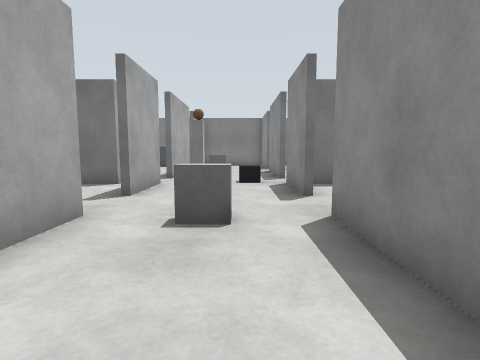
view 1 (above)

23 first-person views from a walk through a Gazebo world. The camera is 1 m above the floor, tilts 6° down and sees 80° across. The floor is counted in squares, 1 m on a side. Each view is taken from the middle of a square. On the plan, view 1 faces up. The plan holds only what a view shows up to about 12 squares ahead; the rest is blank. The place goes on beyond the plan.

view 2
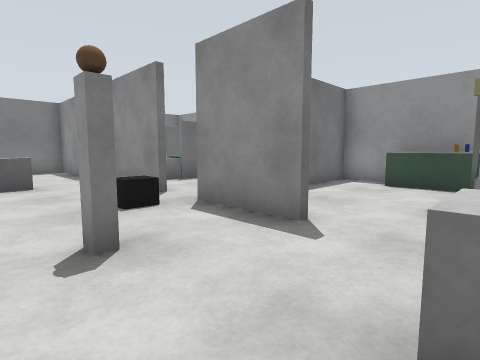

view 3
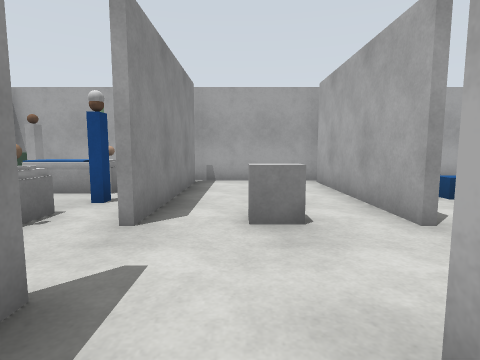

view 4
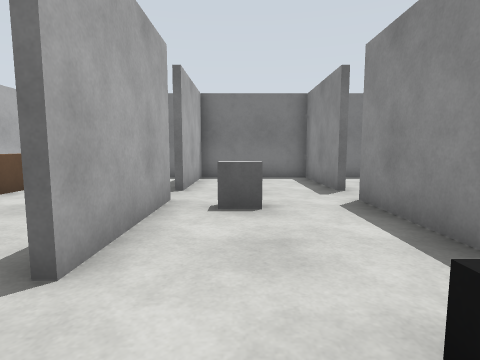

view 5
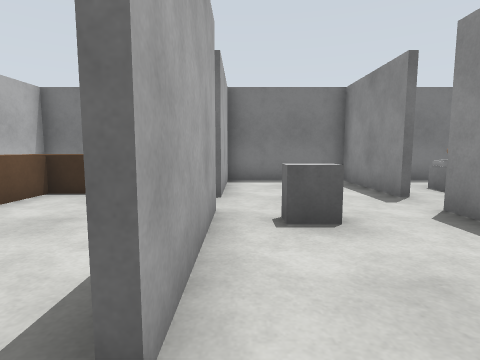

view 6
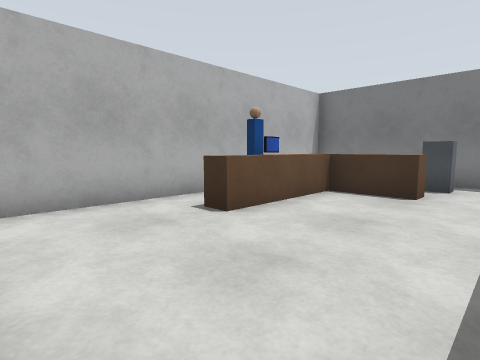

view 7
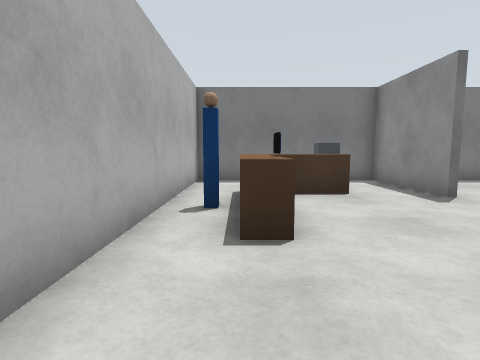

view 8
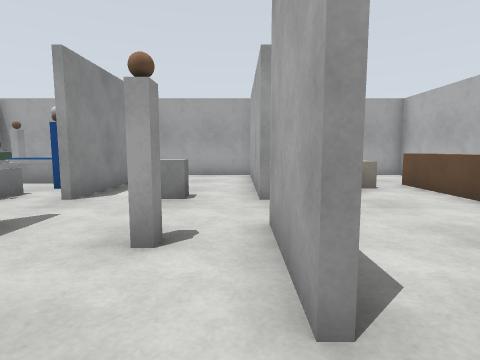

view 9
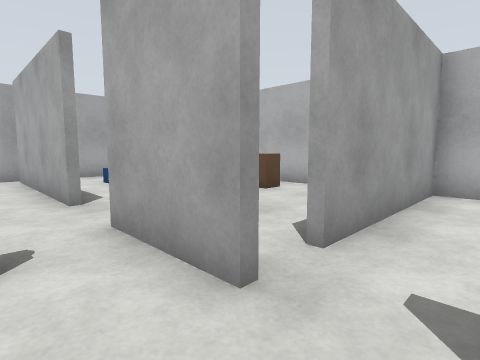

view 10
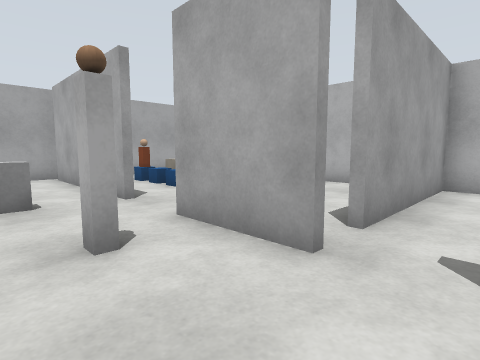

view 11
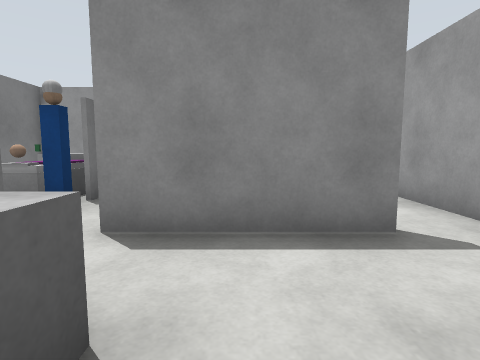

view 12
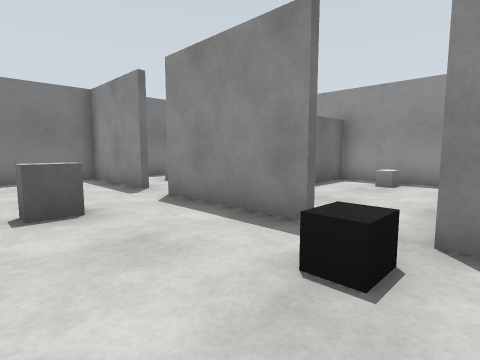

view 13
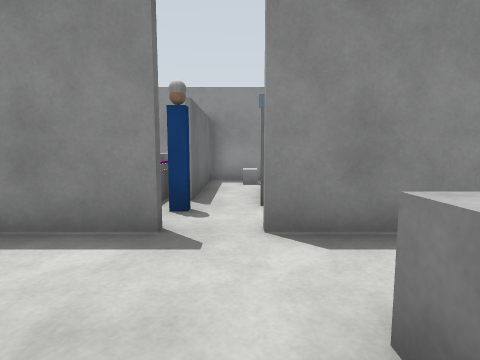

view 14
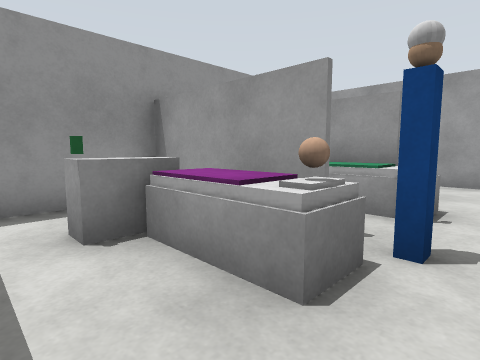

view 15
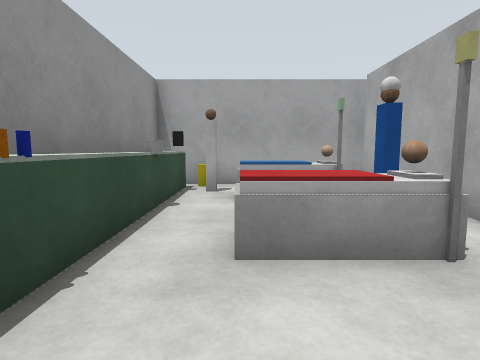

view 16
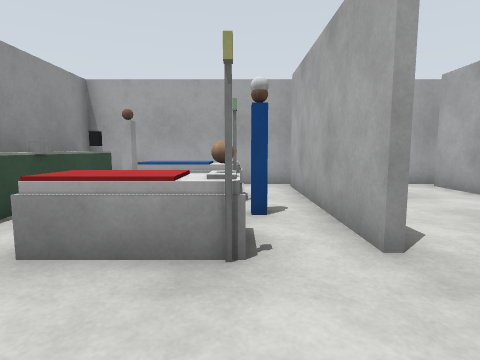

view 17
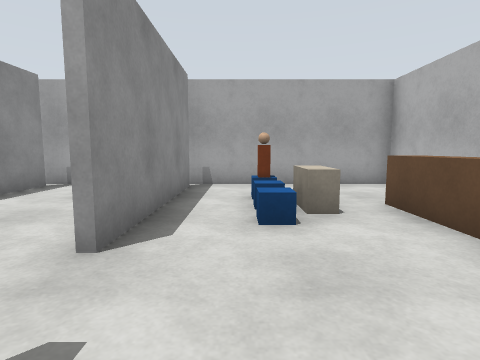

view 18
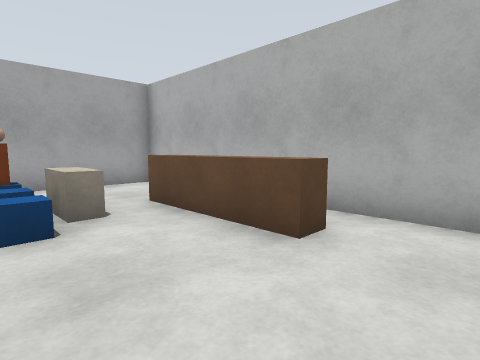

view 19
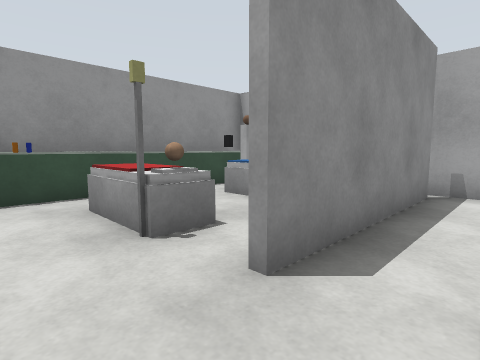

view 20
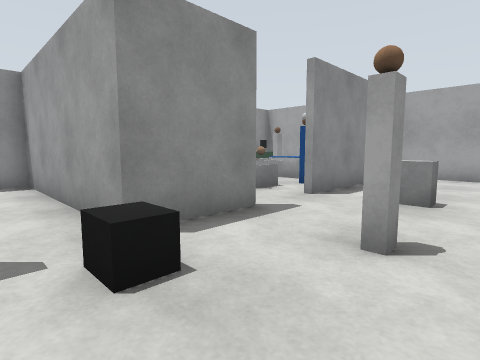

view 21
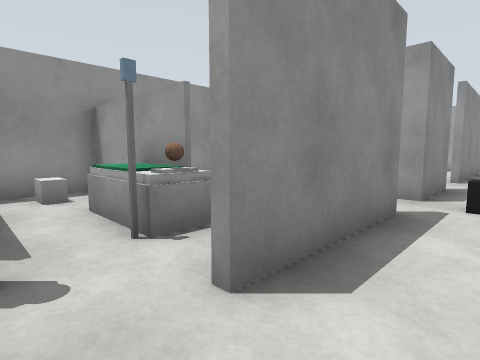

view 22
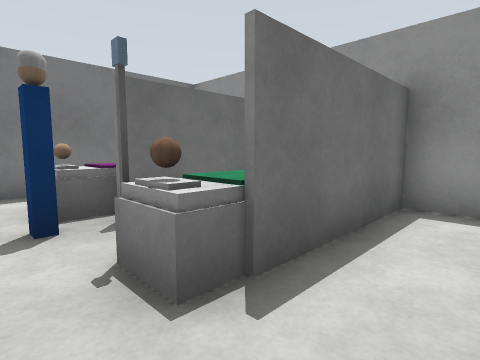

view 23
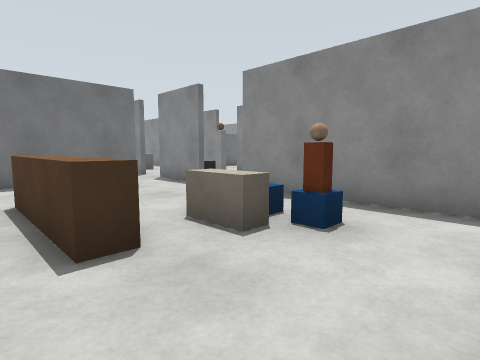

### Floor plan
Points are (right, up) in squares from view 1. A wall is a line through its corners. A room is listed if a view was taken in it or the views show most of it. See-through windows are left out.
Room 1 (views 1, 2, 3, 4, 5, 8, 9, 10, 11, 12, 13, 19, 20, 21)
walls: (-2.4, 8.6) (-2.4, 6.1); (1.4, 10) (1.4, 13.8); (1.4, 6.1) (1.4, 8.6); (-2.4, 4.4) (-2.4, -1); (-2.4, 13.8) (-2.4, 10); (1.4, 14.9) (1.4, 18.4) (-3, 18.4); (-2.4, 18.5) (-2.4, 15); (1.4, -1) (1.4, 4.4); (-3, -1.4) (1, -1.4)
ways out: opening at (-3, 9.5) to room 2; opening at (-3, 14) to room 2; opening at (1, 5.5) to room 4; gap at (1, -1) to room 4; opening at (-3, 5.5) to room 5; gap at (-3, -1) to room 5; opening at (1, 9.5) to room 6; opening at (1, 14) to room 6
objects: grey box (-1, 4) to (0, 4); white post (-1, 7); grey box (-1, 13); black box (0, 9)
Room 2 (views 6, 7)
walls: (-2.6, 14.9) (-2.6, 18.5); (-8.4, 11.5) (-8.4, 8.6) (-3.5, 8.6); (-2.6, 10) (-2.6, 10.6); (-3, 18.4) (-6.4, 18.4)
low walls: (-6.4, 15.2) (-6.4, 12.1) (-7, 12.1)
ways out: opening at (-3, 9.5) to room 1; opening at (-3, 14) to room 1; opening at (-8, 12.5) to room 7; opening at (-7, 17.5) to room 8
objects: black box (-6, 13); brown box (-6, 16) to (-5, 16); filing cabinet (-5, 17) to (-4, 17)
Room 3 (view 14)
walls: (3.5, 15) (7.5, 15); (7.4, 18.4) (2.5, 18.4); (7.4, 14.9) (7.4, 17.6)
ways out: opening at (2.5, 15) to room 6
objects: person (3, 15); beige ball (3, 16); bed (4, 16) to (5, 16); green box (5, 17); white box (6, 16) to (6, 17)
Room 4 (views 15, 16)
walls: (1.6, 4.4) (1.6, -1); (7.4, 2.1) (7.4, 8); (1, -1.4) (7.4, -1.4) (7.4, -0.4); (2.8, 8.4) (2.1, 8.4); (7.5, 8.4) (5.1, 8.4)
ways out: opening at (1, 5.5) to room 1; gap at (1, -1) to room 1
objects: other object (3, 1); person (3, 2); beige ball (3, 3); bed (3, 4) to (5, 4); bed (4, 1) to (5, 1); bin (6, -1); black box (6, 0) to (7, 0); bench (7, 1); grey cylinder (7, 2); bench (7, 3) to (7, 4); orange cylinder (7, 5); bench (7, 6)
Room 5 (views 17, 18, 23)
walls: (-8.4, 6.8) (-8.4, -1.4) (-3, -1.4); (-2.6, 6.1) (-2.6, 8.6); (-2.6, -1) (-2.6, 4.4); (-3.5, 8.4) (-7.2, 8.4)
ways out: opening at (-3, 5.5) to room 1; gap at (-3, -1) to room 1
objects: counter (-7, 2) to (-7, 5); grey box (-5, 2); blue box (-4, 0); person (-4, 1); blue box (-4, 2); blue box (-4, 3)
Room 6 (view 22)
walls: (4.4, 12.5) (7.5, 12.5); (1.4, 8.6) (7.5, 8.6); (7.5, 12.4) (4.9, 12.4); (7.4, 8) (7.4, 14.9); (7.2, 14.9) (3.5, 14.9)
ways out: opening at (1, 9.5) to room 1; opening at (1, 14) to room 1; opening at (2.5, 15) to room 3
objects: brown ball (3, 13); other object (3, 14); bed (4, 13) to (5, 13); white box (6, 11) to (7, 11); white box (6, 14) to (7, 14)
Room 7 (no view inside)
walls: (-8.4, 16.4) (-8.4, 11.5)
ways out: opening at (-8, 12.5) to room 2; opening at (-8, 15.5) to room 8
objects: person (-7, 14)
Room 8 (no view inside)
walls: (-6.4, 18.4) (-8.4, 18.4) (-8.4, 16.4)
ways out: opening at (-7, 17.5) to room 2; opening at (-8, 15.5) to room 7

Where each view was taken, in squares from view 1:
view 1: 0 up, 0 right, facing up
view 2: 4 up, 2 left, facing up-right
view 3: 8 up, 0 right, facing down
view 4: 8 up, 1 left, facing up
view 5: 9 up, 2 left, facing up
view 6: 9 up, 3 left, facing up-left
view 7: 9 up, 7 left, facing up
view 8: 10 up, 2 left, facing down
view 9: 10 up, 1 left, facing down-left
view 10: 10 up, 0 right, facing down-left
view 11: 12 up, 2 left, facing right
view 12: 8 up, 2 left, facing up-right
view 13: 14 up, 2 left, facing right
view 14: 18 up, 2 right, facing down-right
view 15: 7 up, 5 right, facing down
view 16: 7 up, 3 right, facing down
view 17: 7 up, 4 left, facing down
view 18: 7 up, 4 left, facing down-left
view 19: 6 up, 0 right, facing down-right
view 20: 10 up, 2 left, facing down-right
view 21: 15 up, 0 right, facing down-right
view 22: 11 up, 2 right, facing up-right
view 23: 1 down, 8 left, facing up-right
